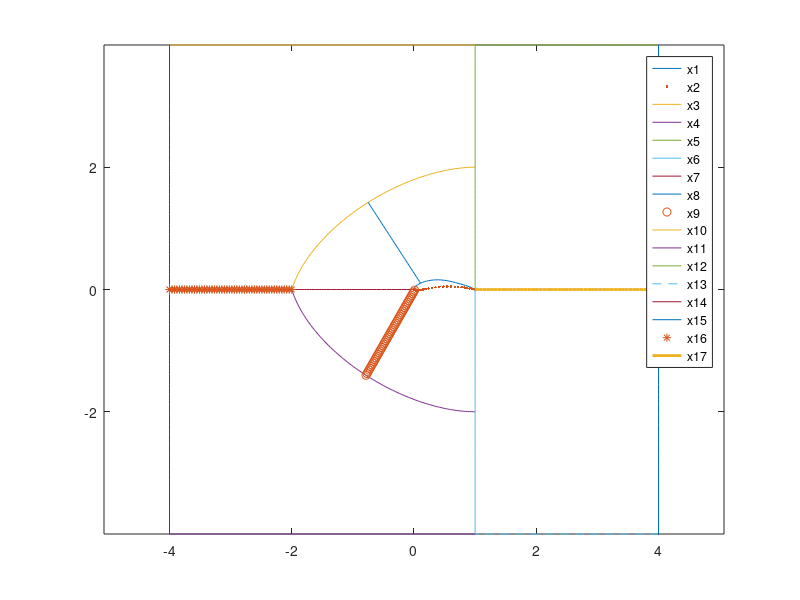

Write the MATLAB code that produced this figure.
clear;
close all;
clc;
p1=[1.00000  0.00000
  0.99655  0.00159
  0.98706  0.00650
  0.97304  0.01434
  0.95530  0.02381
  0.93358  0.03376
  0.90734  0.04400
  0.87671  0.05481
  0.84221  0.06620
  0.80436  0.07803
  0.76373  0.09010
  0.72090  0.10215
  0.67644  0.11391
  0.63092  0.12506
  0.58491  0.13524
  0.53893  0.14410
  0.49347  0.15116
  0.44870  0.15593
  0.40464  0.15828
  0.36149  0.15824
  0.31947  0.15590
  0.27885  0.15138
  0.23987  0.14485
  0.20286  0.13657
  0.16816  0.12676
  0.13611  0.11562
  0.10700  0.10337
  0.08106  0.09023
  0.05852  0.07646
  0.03953  0.06232
  0.02421  0.04812
  0.01262  0.03419
  0.00481  0.02093
  0.00071  0.00879
  0.00002  0.00088
  0.000 0];

p2=[0.000 0
  0.00125 -0.00518
  0.00157 -0.00590
  0.00194 -0.00656
  0.00237 -0.00717
  0.00288 -0.00771
  0.00348 -0.00823
  0.00415 -0.00874
  0.00571 -0.00969
  0.00751 -0.01057
  0.01065 -0.01177
  0.01365 -0.01266
  0.02892 -0.01485
  0.04947 -0.01482
  0.07533 -0.01236
  0.10670 -0.00740
  0.14385 -0.00002
  0.18727  0.00922
  0.23688  0.01913
  0.29196  0.02865
  0.35163  0.03687
  0.41449  0.04283
  0.47867  0.04626
  0.54275  0.04760
  0.60579  0.04715
  0.66690  0.04501
  0.72503  0.04126
  0.77912  0.03625
  0.82836  0.03050
  0.87219  0.02444
  0.91012  0.01844
  0.94179  0.01286
  0.96692  0.00794
  0.98519  0.00390
  0.99629  0.00106
  1.00000  0.00000];
x1  = p1(:,1);
y1  = p1(:,2);

x2  = p2(:,1);
y2  = p2(:,2);
nx= 100;
r=2;
theta=linspace(90,180,nx); 
map = linspace(1,1.5,nx);
x3= 1+r.*map.*cosd(theta);
y3=r.*sind(theta);

map = linspace(1.5,1,nx);
x4=1+r*map.*cosd(theta+90);
y4=r*sind(theta+90);


x5=linspace(1,1,50);
y5=linspace(0,4,50);

x6=linspace(1,1,50);
y6=linspace(0,-4,50);

x7=linspace(-r,0,50);
y7=linspace(0,0,50);

x8=linspace(x3(floor(length(x3)/2)),x1(floor(length(x1)/2)),50);
y8=linspace(y3(end/2),y1(floor(length(y1)/2)),50);

x8=linspace(x3(floor(length(x3)/2)),x1(floor(length(x1)/1.5)+3),50);
y8=linspace(y3(floor(length(x3)/2)),y1(floor(length(x1)/1.5)+3),50);


x9=linspace(x4(floor(length(x4)/2)),x2(floor(length(x2)/3)-1),50);
y9=linspace(y4(floor(length(x4)/2)),y2(floor(length(x2)/3)-1),50);

x10=linspace(1,-4,50);
y10=linspace(4,4,50);

x11=linspace(1,-4,50);
y11=linspace(-4,-4,50);

x12=linspace(4,1,50);
y12=linspace(4,4,50);

x13=linspace(4,1,50);
y13=linspace(-4,-4,50);

x14=linspace(-4,-4,50);
y14=linspace(-4,4,50);

x15=linspace(4,4,50);
y15=linspace(-4,4,50);

x16=linspace(-r,-4,50);
y16=linspace(0,0,50);

x17=linspace(4,1,50);
y17=linspace(0,0,50);

plot(x1,y1,x2,y2,'.',x3,y3,x4,y4,x5,y5,x6,y6,x7,y7,x8,y8,x9,y9,'o',x10,y10,x11,y11,x12,y12,x13,y13,'--',x14,y14,x15,y15,x16,y16,'*',x17,y17,'LineWidth',2)
legend('x1','x2','x3','x4','x5','x6','x7','x8','x9','x10','x11','x12','x13','x14','x15','x16','x17');
fp = fopen('Eppler_423.txt','w');
fprintf(fp,'#Airfoil \n');
fprintf(fp,'#Group \t Point \t x_coord \t y_coord \t z_coord \n');
nx = length(x1);
for k=1:nx
s = sprintf('%d \t %d \t %f \t %f \t %f',1,k,x1(k),y1(k),0.0);
fprintf(fp,'%s\n',s);
end

nx = length(x2);
for k=1:nx
s = sprintf('%d \t %d \t %f \t %f \t %f',2,k,x2(nx-k+1),y2(nx-k+1),0.0);
fprintf(fp,'%s\n',s);
end

nx = length(x3);
for k=1:nx
s = sprintf('%d \t %d \t %f \t %f \t %f',3,k,x3(k),y3(k),0.0);
fprintf(fp,'%s\n',s);
end
nx = length(x4);
for k=1:nx
s = sprintf('%d \t %d \t %f \t %f \t %f',4,k,x4(k),y4(k),0.0);
fprintf(fp,'%s\n',s);
end
nx = length(x5);
for k=1:nx
s = sprintf('%d \t %d \t %f \t %f \t %f',5,k,x5(k),y5(k),0.0);
fprintf(fp,'%s\n',s);
end
nx = length(x6);
for k=1:nx
s = sprintf('%d \t %d \t %f \t %f \t %f',6,k,x6(k),y6(k),0.0);
fprintf(fp,'%s\n',s);
end
nx = length(x7);
for k=1:nx
s = sprintf('%d \t %d \t %f \t %f \t %f',7,k,x7(k),y7(k),0.0);
fprintf(fp,'%s\n',s);
end
nx = length(x8);
for k=1:nx
s = sprintf('%d \t %d \t %f \t %f \t %f',8,k,x8(k),y8(k),0.0);
fprintf(fp,'%s\n',s);
end
nx = length(x9);
for k=1:nx
s = sprintf('%d \t %d \t %f \t %f \t %f',9,k,x9(k),y9(k),0.0);
fprintf(fp,'%s\n',s);
end
nx = length(x10);
for k=1:nx
s = sprintf('%d \t %d \t %f \t %f \t %f',10,k,x10(k),y10(k),0.0);
fprintf(fp,'%s\n',s);
end
nx = length(x11);
for k=1:nx
s = sprintf('%d \t %d \t %f \t %f \t %f',11,k,x11(k),y11(k),0.0);
fprintf(fp,'%s\n',s);
end
nx = length(x12);
for k=1:nx
s = sprintf('%d \t %d \t %f \t %f \t %f',12,k,x12(k),y12(k),0.0);
fprintf(fp,'%s\n',s);
end
nx = length(x13);
for k=1:nx
s = sprintf('%d \t %d \t %f \t %f \t %f',13,k,x13(k),y13(k),0.0);
fprintf(fp,'%s\n',s);
end
nx = length(x14);
for k=1:nx
s = sprintf('%d \t %d \t %f \t %f \t %f',14,k,x14(k),y14(k),0.0);
fprintf(fp,'%s\n',s);
end
nx = length(x15);
for k=1:nx
s = sprintf('%d \t %d \t %f \t %f \t %f',15,k,x15(k),y15(k),0.0);
fprintf(fp,'%s\n',s);
end
nx = length(x16);
for k=1:nx
s = sprintf('%d \t %d \t %f \t %f \t %f',16,k,x16(k),y16(k),0.0);
fprintf(fp,'%s\n',s);
end
nx = length(x17);
for k=1:nx
s = sprintf('%d \t %d \t %f \t %f \t %f',17,k,x17(k),y17(k),0.0);
fprintf(fp,'%s\n',s);
end
fclose(fp);
axis equal;